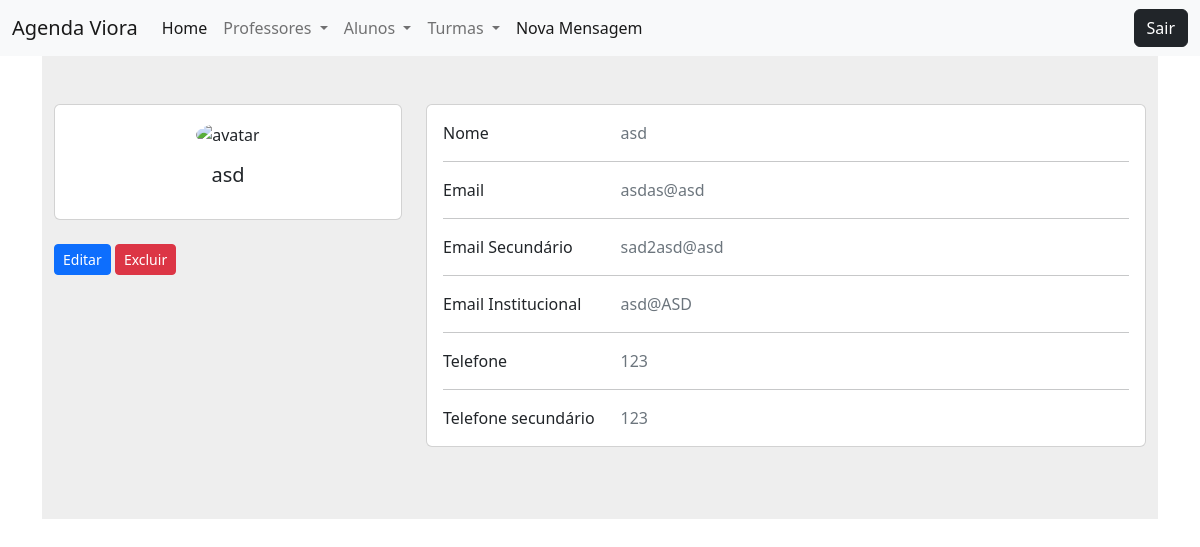
/modulos/professores/visualizar.php?ID=1, run on an earlier commit of the app's database.
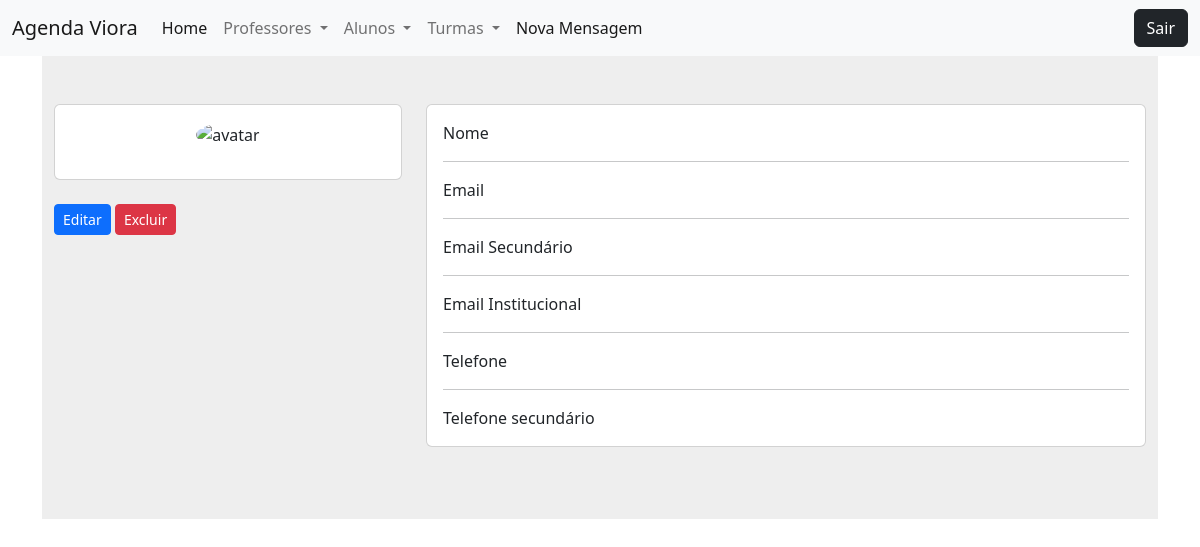
And on a later commit of the database.
### tables this page shows
CREATE TABLE `professor` (
  `ID` int(5) NOT NULL,
  `nome` text NOT NULL,
  `telefone` bigint(20) NOT NULL,
  `telefone_sec` bigint(20) NOT NULL,
  `email` varchar(50) NOT NULL,
  `email_sec` varchar(50) NOT NULL,
  `email_inst` varchar(50) NOT NULL,
  `senha` varchar(40) NOT NULL,
  `senha_conf` varchar(40) NOT NULL
);

### funcoes/conexao.php (called while the page is built, shortened)
<?php
    function retornaDado($sql)
    {
        $conexao = $GLOBALS['conexaoBanco'];
        $resposta = $conexao->query($sql);
        return $resposta->fetch();
    }

### modulos/professores/visualizar.php (the view, shortened to what this page needs)
<!DOCTYPE html>
<html lang="pt-BR">
<?php include_once path('templates/head.php') ?>
<body>
  <?php include_once path('templates/barra_navegacao.php') ?>
  <div class="container" id="lateral2">
    <?php
    $id = $_GET['ID'];
    $sql = "SELECT * FROM professor WHERE ID = $id";
    $professor = retornaDado($sql);
    ?>
    <section style="background-color: #eee;">
      <div class="container py-5">
        <div class="row">
          <div class="col-lg-4">
            <div class="card mb-4">
              <div class="card-body text-center">
                <img src="https://upload.wikimedia.org/wikipedia/commons/thumb/5/59/User-avatar.svg/1200px-User-avatar.svg.png" alt="avatar" class="rounded-circle img-fluid" style="width: 150px;">
                <h5 class="my-3"><?= $professor['nome'] ?></h5>
              </div>
            </div>
            <a class="btn btn-sm btn-primary" href="editar.php?ID=<?= $professor['ID'] ?>">Editar</a>
            <a class="btn btn-sm btn-danger" href="deletar.php?ID=<?= $professor['ID'] ?>">Excluir</a>
          </div>
          <div class="col-lg-8">
            <div class="card mb-4">
              <div class="card-body">
                <div class="row">
                  <div class="col-sm-3">
                    <p class="mb-0">Nome</p>
                  </div>
                  <div class="col-sm-9">
                    <p class="text-muted mb-0"><?= $professor['nome'] ?></p>
                  </div>
                </div>
                <hr>
                <div class="row">
                  <div class="col-sm-3">
                    <p class="mb-0">Email</p>
                  </div>
                  <div class="col-sm-9">
                    <p class="text-muted mb-0"><?= $professor['email'] ?></p>
                  </div>
                </div>
                <hr>
                <div class="row">
                  <div class="col-sm-3">
                    <p class="mb-0">Email Secundário</p>
                  </div>
                  <div class="col-sm-9">
                    <p class="text-muted mb-0"><?= $professor['email_sec'] ?></p>
                  </div>
                </div>
                <hr>
                <div class="row">
                  <div class="col-sm-3">
                    <p class="mb-0">Email Institucional</p>
                  </div>
                  <div class="col-sm-9">
                    <p class="text-muted mb-0"><?= $professor['email_inst'] ?></p>
                  </div>
                </div>
                <hr>
                <div class="row">
                  <div class="col-sm-3">
                    <p class="mb-0">Telefone</p>
                  </div>
                  <div class="col-sm-9">
                    <p class="text-muted mb-0"><?= $professor['telefone'] ?></p>
                  </div>
                </div>
                <hr>
                <div class="row">
                  <div class="col-sm-3">
                    <p class="mb-0">Telefone secundário</p>
                  </div>
                  <div class="col-sm-9">
                    <p class="text-muted mb-0"><?= $professor['telefone_sec'] ?></p>
                  </div>
                </div>
              </div>
            </div>
          </div>
        </div>
      </div>
    </section>
  </div>
</body>
</html>

What changed in the data, as far as the page shows it:
removed professor: nome "asd", email "asdas@asd", email_sec "sad2asd@asd", email_inst "asd@ASD", telefone "123", telefone_sec "123"
